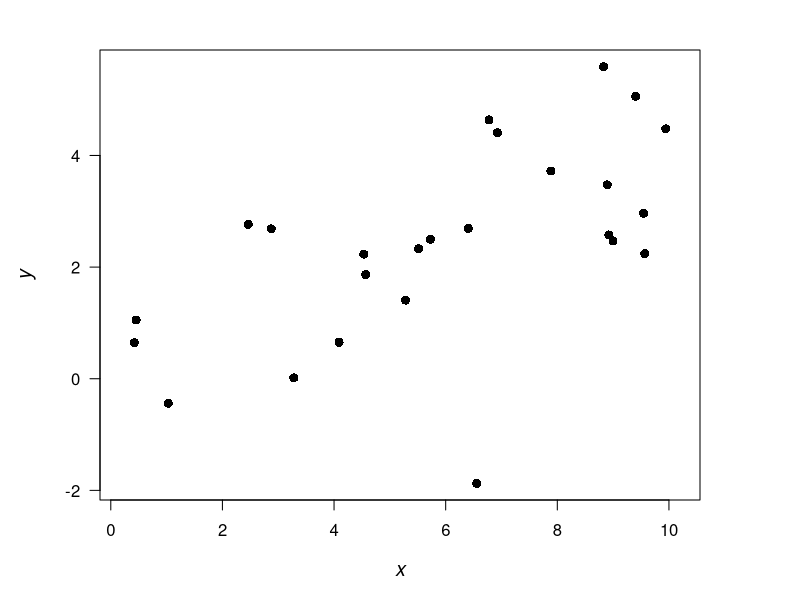
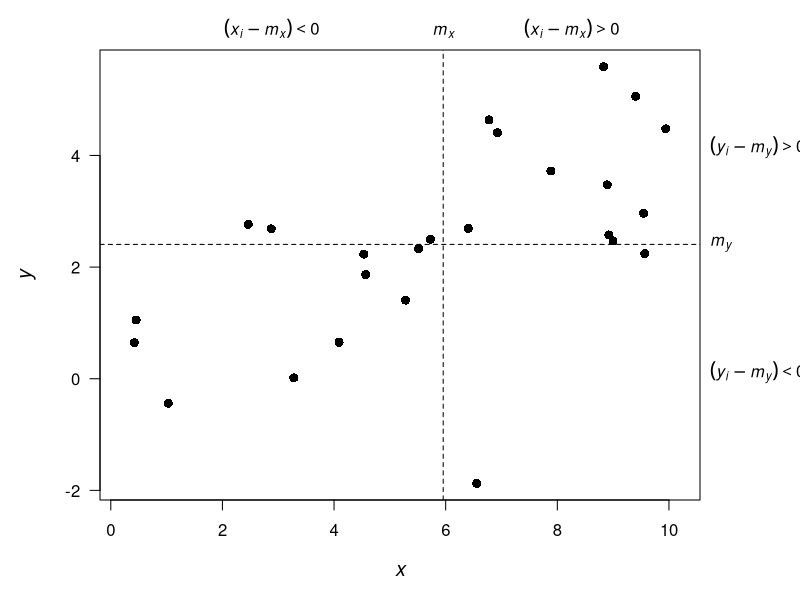
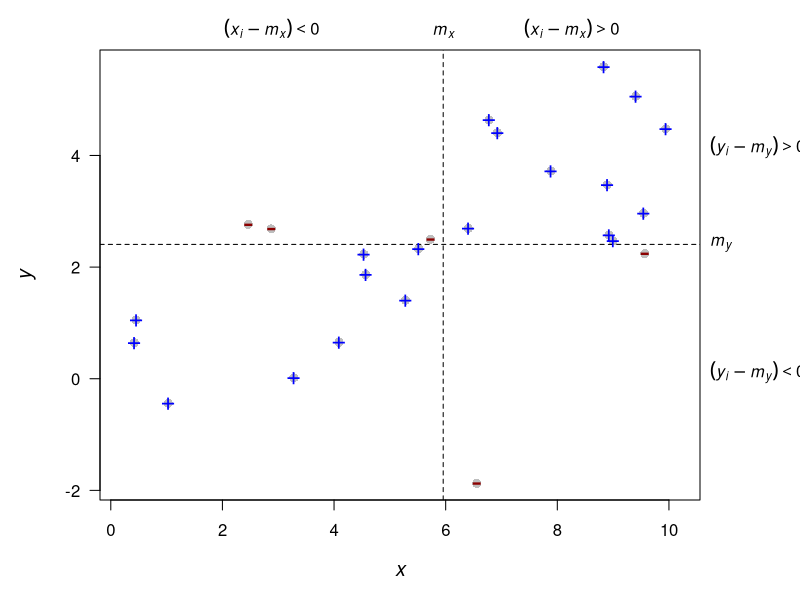
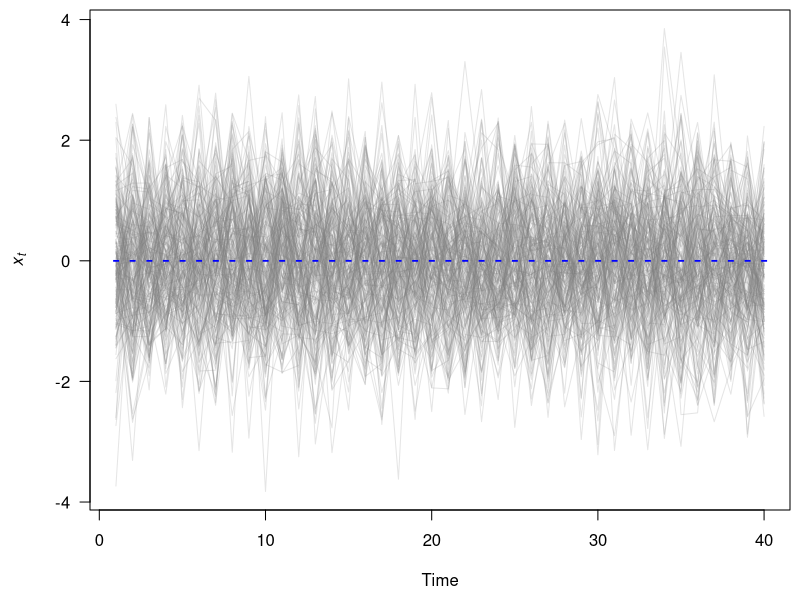
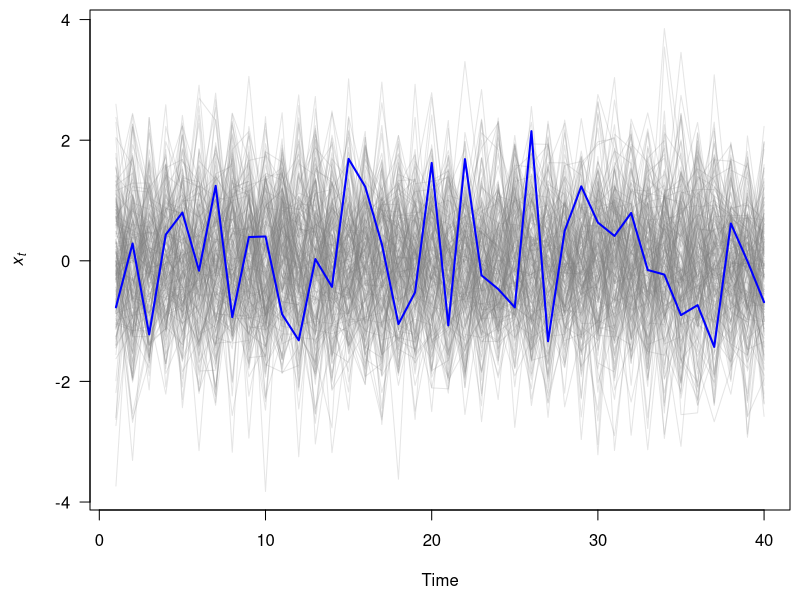

These charts were generated, in order, by the following R code:
## ---- chunk 1
knitr::opts_chunk$set(echo = FALSE)
set.seed(123)
## ---- chunk 2
# create dummy x set
xx <- runif(25, 0, 10)
yy <- 1 + 0.3*xx + rnorm(25,0,1.5)

par(mai=c(1,1,0,0), omi=c(0,0,0.5,1))
plot(xx, yy, pch=16, asp=1, las = 1,
     cex=1.2, cex.lab=1.2, col="black",
     xlab=expression(italic(x)),
     ylab=expression(italic(y)),
     main="")

## ---- chunk 3
par(mai=c(1,1,0,0), omi=c(0,0,0.5,1))
plot(xx, yy, pch=16, asp=1, las = 1,
     cex=1.2, cex.lab=1.2, col="black",
     xlab=expression(italic(x)),
     ylab=expression(italic(y)),
     main="")

# add mean lines	
abline(h=mean(yy), lty="dashed")
abline(v=mean(xx), lty="dashed")
# add labels for means
mtext(side=3, line=0.4, at=mean(xx), expression(italic(m[x])))
mtext(side=4, line=0.5, at=mean(yy), expression(italic(m[y])), las=1)

# add quadrant labels
mtext(side=3, line=0.4, at=(mean(xx)+par()$usr[1])/2, expression((italic(x[i])-italic(m[x])) < 0))
mtext(side=3, line=0.4, at=(mean(xx)+par()$usr[2])/2, expression((italic(x[i])-italic(m[x])) > 0))
mtext(side=4, line=0.5, at=(mean(yy)+par()$usr[3])/2, expression((italic(y[i])-italic(m[y])) < 0), las=1)
mtext(side=4, line=0.5, at=(mean(yy)+par()$usr[4])/2, expression((italic(y[i])-italic(m[y])) > 0), las=1)
## ---- chunk 4
par(mai=c(1,1,0,0), omi=c(0,0,0.5,1))
plot(xx, yy, pch=16, asp=1, las = 1,
     cex=1.2, cex.lab=1.2, col="gray",
     xlab=expression(italic(x)),
     ylab=expression(italic(y)),
     main="")

# add mean lines	
abline(h=mean(yy), lty="dashed")
abline(v=mean(xx), lty="dashed")
# add labels for means
mtext(side=3, line=0.4, at=mean(xx), expression(italic(m[x])))
mtext(side=4, line=0.5, at=mean(yy), expression(italic(m[y])), las=1)

# add quadrant labels
mtext(side=3, line=0.4, at=(mean(xx)+par()$usr[1])/2, expression((italic(x[i])-italic(m[x])) < 0))
mtext(side=3, line=0.4, at=(mean(xx)+par()$usr[2])/2, expression((italic(x[i])-italic(m[x])) > 0))
mtext(side=4, line=0.5, at=(mean(yy)+par()$usr[3])/2, expression((italic(y[i])-italic(m[y])) < 0), las=1)
mtext(side=4, line=0.5, at=(mean(yy)+par()$usr[4])/2, expression((italic(y[i])-italic(m[y])) > 0), las=1)

# get indices for data pairs with neg cov
negC <- (xx<mean(xx) & yy>mean(yy)) | (xx>mean(xx) & yy<mean(yy))

# overlay pos & neg cov values
points(xx[negC], yy[negC], pch="-", cex=2, col="darkred")
points(xx[!negC], yy[!negC], pch="+", cex=1.5, col="blue")
## ---- chunk 5
nn <- 200
tt <- 40
ww <- matrix(rnorm(nn*tt), tt, nn)

mm <- apply(ww, 1, mean)

par(mai = c(0.9,0.9,0.1,0.1), omi = c(0,0,0,0))

matplot(ww, type="l", lty="solid",  las = 1,
        ylab = expression(italic(x[t])), xlab = "Time",
        col = gray(0.5, 0.2))
points(rep(0,tt), pch = "-", col = "blue", cex=1.5)
## ---- chunk 6

par(mai = c(0.9,0.9,0.1,0.1), omi = c(0,0,0,0))

matplot(ww, type="l", lty="solid",  las = 1,
        ylab = expression(italic(x[t])), xlab = "Time",
        col = gray(0.5, 0.2))
lines(ww[,1], col = "blue", lwd = 2)
